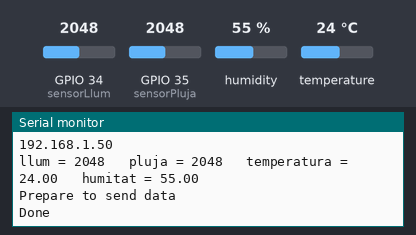
This sketch was run on a simulated ESP32. Parts: the last lines printed to the serial monitor. The inputs (shaded band) are chosen by the test bench; at power-on: humidity 55 %, GPIO 34 (sensorLlum) = 2048, GPIO 35 (sensorPluja) = 2048, temperature 24 °C. WiFi joins after 1.5 s; servers stay silent unless stated.

Above: at 2.7 s.
2.8 s: humidity set to 22 %
At 4.97 s:
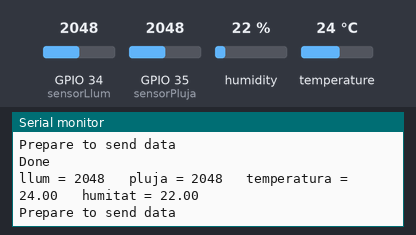
6.9 s: GPIO 34 (sensorLlum) set to 2866
At 9.4 s:
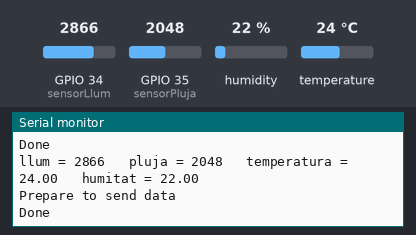
11.0 s: GPIO 35 (sensorPluja) set to 2866
At 12.4 s:
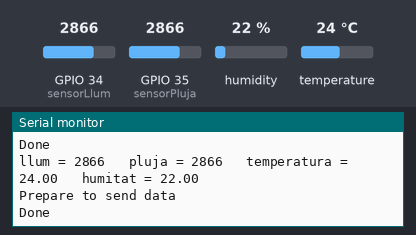
15.1 s: temperature set to 12 °C
At 18.3 s:
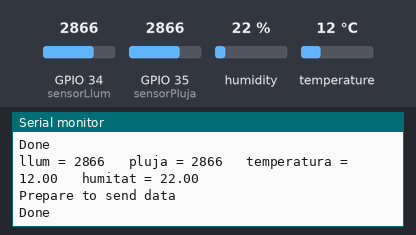
19.2 s: GPIO 34 (sensorLlum) set to 3972
At 22.5 s:
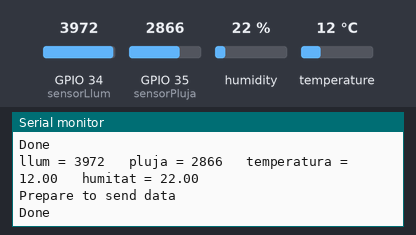
23.3 s: GPIO 35 (sensorPluja) set to 3972
At 25.5 s:
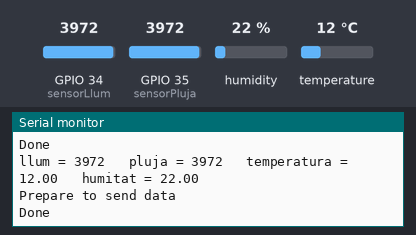
Timing chart, 0 to 27.0 s (numbered marks = the images above; inputs shaded):
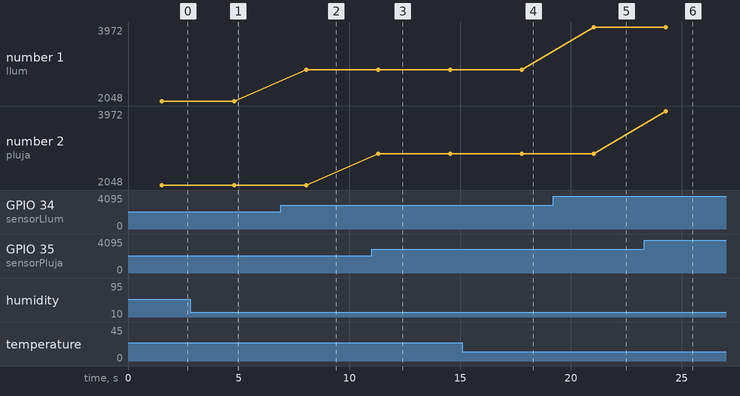

The sketch:

meteo2.ino
```cpp
#include <WiFi.h>
#include <WiFiMulti.h>
#include "DHT.h"

int sensorLlum = 34;
int sensorPluja = 35;

WiFiMulti WiFiMulti;

const char* ssid     = "HACKUPC2018"; // Your SSID (Name of your WiFi)
const char* password = "BIENE2018"; //Your Wifi password

const char* host = "api.thingspeak.com";
String api_key = "1CP66ORKYHVQB48C"; // Your API Key provied by thingspeak

#define DHTPIN 15
#define DHTTYPE DHT11


float h = 0;
float t = 0;

int sensorLlumValor = 0;

int sensorPlujaValor = 0;

DHT dht(DHTPIN, DHTTYPE);

void setup(){
  Serial.begin(9600);
  dht.begin();
  Connect_to_Wifi();

}

void loop() {


  sensorLlumValor = analogRead(sensorLlum);

  sensorPlujaValor = analogRead(sensorPluja);

  h = dht.readHumidity();

  t = dht.readTemperature();

  if (isnan(h) || isnan(t)) {
    Serial.println("Error DHT");
    return;
  }


  Serial.print("llum = ");
  Serial.print(sensorLlumValor);
  Serial.print("\t pluja = ");
  Serial.print(sensorPlujaValor);

  Serial.print("\t temperatura = ");
  Serial.print(t);

  Serial.print("\t humitat = ");
  Serial.println(h);


  Send_Data();
  delay(2000);


}

void Connect_to_Wifi()
{

  // We start by connecting to a WiFi network
  WiFiMulti.addAP(ssid, password);

  Serial.println();
  Serial.println();
  Serial.print("Wait for WiFi... ");

  while (WiFiMulti.run() != WL_CONNECTED) {
    Serial.print(".");
    delay(500);
  }

  Serial.println("");
  Serial.println("WiFi connected");
  Serial.println("IP address: ");
  Serial.println(WiFi.localIP());

}

void Send_Data()
{

  // map the moist to 0 and 100% for a nice overview in thingspeak.

  //value = constrain(value,0,5000);
  //value = map(value,0,5000,100,0);

  Serial.println("Prepare to send data");

  // Use WiFiClient class to create TCP connections
  WiFiClient client;

  const int httpPort = 80;

  if (!client.connect(host, httpPort)) {
    Serial.println("connection failed");
    return;
  }
  else
  {
    String data_to_send = api_key;
    data_to_send += "&field5=";
    data_to_send += String(t);
    data_to_send += "&field6=";
    data_to_send += String(h);
    data_to_send += "&field7=";
    data_to_send += String(sensorLlumValor);
    data_to_send += "&field8=";
    data_to_send += String(sensorPlujaValor);
    data_to_send += "\r\n\r\n";

    client.print("POST /update HTTP/1.1\n");
    client.print("Host: api.thingspeak.com\n");
    client.print("Connection: close\n");
    client.print("X-THINGSPEAKAPIKEY: " + api_key + "\n");
    client.print("Content-Type: application/x-www-form-urlencoded\n");
    client.print("Content-Length: ");
    client.print(data_to_send.length());
    client.print("\n\n");
    client.print(data_to_send);
    Serial.println("Done");

    delay(1000);
  }

  client.stop();

}
```

Measured:
- after the input at 2.8 s, the serial monitor: prints a new line after 2.0 s (image 1)
- after the input at 6.9 s, the serial monitor: prints a new line after 1.1 s (image 2)
- after the input at 11.0 s, the serial monitor: prints a new line after 0.29 s (image 3)
- after the input at 15.1 s, the serial monitor: prints a new line after 2.7 s (image 4)
- after the input at 19.2 s, the serial monitor: prints a new line after 1.8 s (image 5)
- after the input at 23.3 s, the serial monitor: prints a new line after 0.98 s (image 6)
- plotted number 1: 2048 → 2866 after the input at 6.9 s, 2866 → 3972 after the input at 19.2 s
